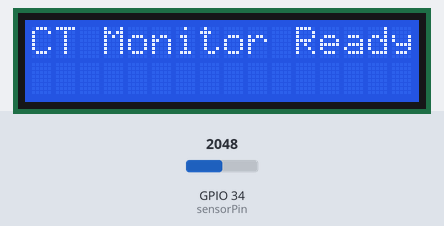
Bench run of a sketch on a simulated ESP32. Parts: 16×2 character LCD. Inputs (shaded band) come from the test bench; at power-on: GPIO 34 (sensorPin) = 2048 (analog values on the 0–4095 scale). WiFi joins after 1.5 s; servers stay silent unless stated; uploads are accepted with an empty reply; what the sketch prints to the serial monitor is not drawn.

Above: at 0.1 s.
At 2.8 s:
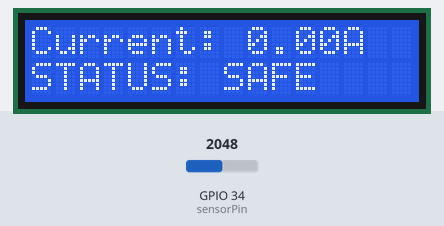

The sketch:

leakage_detector.ino
```cpp
#include <Wire.h>
#include <LiquidCrystal_I2C.h>
#include <WiFi.h>
#include <HTTPClient.h>

// Initialize 16x2 LCD display at standard I2C address 0x27
LiquidCrystal_I2C lcd(0x27, 16, 2);

// Hardware & Network Configuration
const int sensorPin = 34;
const float VREF = 3.3;
const char* ssid = "Dhanu";
const char* password = "12345678";

// ThingSpeak Telemetry Configurations
String apiKey = "12LOTWD4T9RU9H0L";
String server = "http://thingspeak.com";

// ===== TRUE AC RMS CALIBRATION CALCULATOR =====
float getCurrent() {
    const int samples = 600;
    long sum = 0;

    // Establish steady state DC offset via block sampling
    for (int i = 0; i < samples; i++) {
        sum += analogRead(sensorPin);
    }
    float offset = sum / samples;

    // Compute Root-Mean-Square (RMS) across alternative intervals
    long sumSq = 0;
    for (int i = 0; i < samples; i++) {
        float raw = analogRead(sensorPin) - offset;
        sumSq += raw * raw;
    }

    float meanSq = (float)sumSq / samples;
    float rootMeanSq = sqrt(meanSq);

    // Convert ADC steps back to structural analog voltage metrics
    float voltageRMS = (rootMeanSq / 4095.0) * VREF;

    // SCT-013 Calibration factor (proportional conversion ratio)
    float calculatedCurrent = voltageRMS * 30.0;
    return calculatedCurrent;
}

// ===== SETUP GATEWAYS =====
void setup() {
    Serial.begin(115200);

    // Initialize custom hardware I2C pins for ESP32
    Wire.begin(21, 22);
    lcd.init();
    lcd.backlight();

    // Configure ESP32 ADC resolution to 12-Bit (0 - 4095 steps)
    analogReadResolution(12);

    lcd.clear();
    lcd.setCursor(0, 0);
    lcd.print("CT Monitor Ready");

    // Establish Local Wi-Fi Handshake Gateway
    WiFi.begin(ssid, password);
    while (WiFi.status() != WL_CONNECTED) {
        delay(500);
        Serial.print(".");
    }
    Serial.println("\nWiFi Connected!");
    delay(1000);
}

// ===== MAIN CONTINUOUS REFRESH LOOP =====
void loop() {
    // 1. Gather current value using signal conditioning algorithms
    float current = getCurrent();

    // 2. Output data stream locally on 16x2 I2C Display
    lcd.clear();
    lcd.setCursor(0, 0);
    lcd.print("Current: ");
    lcd.print(current, 2);
    lcd.print("A");

    // 3. Threshold Evaluation & Safety State Matrix
    lcd.setCursor(0, 1);
    if (current > 5.0) {
        lcd.print("STATUS: DANGER!");
        Serial.println("[ALERT] Leakage threshold breached!");
    } else {
        lcd.print("STATUS: SAFE ");
    }

    // 4. Pump Real-Time Field Streams to ThingSpeak Cloud Analytics
    if (WiFi.status() == WL_CONNECTED) {
        HTTPClient http;
        String url = server + "?api_key=" + apiKey + "&field1=" + String(current, 2);

        http.begin(url);
        int httpCode = http.GET();

        Serial.print("ThingSpeak Response: ");
        Serial.println(httpCode);
        http.end();
    }

    // 20-second data logging lock to comply with standard ThingSpeak intervals
    delay(20000);
}
```
